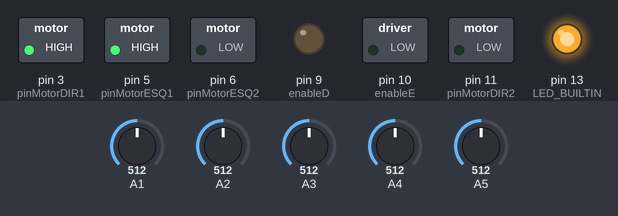
Bench run of a sketch on a simulated Arduino Uno, built with avr-gcc and run on an emulated ATmega328P. On the bench: switched loads named in the sketch (green lamp = pin HIGH), output pins drawn as LEDs (lit = HIGH). Inputs (shaded band) come from the test bench; at power-on: A1 = 512, A2 = 512, A3 = 512, A4 = 512, A5 = 512. What the sketch prints to the serial monitor is not drawn.

Above: at 0.6 s.
At 19.7 s:
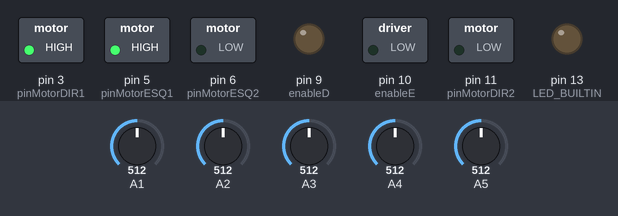
At 23.2 s:
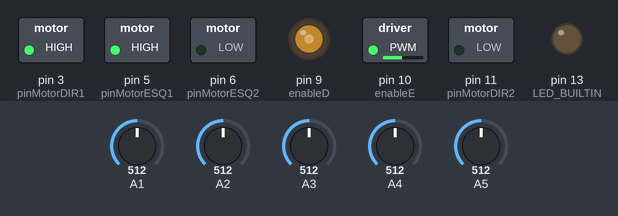
Timing chart, 0 to 24.7 s (numbered marks = the images above):
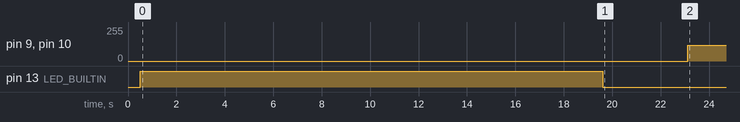

Measured:
- by itself, pin 9 (enableD), pin 10 (enableE): 0/255 → 120/255 at 23.1 s

The sketch:

LFS_1.1.ino
```cpp
#include <QTRSensors.h>

// Definição dos pinos dos motores e controle
int pinMotorESQ1 = 5;
int pinMotorESQ2 = 6;
int pinMotorDIR1 = 3;
int pinMotorDIR2 = 11;
int enableD = 9;
int enableE = 10;

// Instanciação do sensor QTR
QTRSensors qtr;
const uint8_t SensorCount = 5;
uint16_t sensorValues[SensorCount];

// Constantes PID
const double Kp = 0.55;
const double Kd = 0.5;
double lastError = 0;

// Limite máximo de velocidade
int max_spd = 120;

void calibrate() {
  delay(1500);
  pinMode(13, OUTPUT);
  digitalWrite(13, HIGH);

  for (uint16_t i = 0; i < 700; i++) {

    qtr.calibrate();
    Serial.println(i);

  }

  digitalWrite(13, LOW);
  delay(3000);
}

void controlarMotores(int leftSpeed, int rightSpeed) {
  // Limitar a velocidade
  leftSpeed = constrain(leftSpeed, 40, max_spd);
  rightSpeed = constrain(rightSpeed, 40, max_spd);

  // Controla os motores
  analogWrite(enableE, leftSpeed);
  analogWrite(enableD, rightSpeed);
}

void setup() {
  Serial.begin(9600);

  pinMode(pinMotorDIR1, OUTPUT);
  pinMode(pinMotorESQ1, OUTPUT);
  pinMode(pinMotorDIR2, OUTPUT);
  pinMode(pinMotorESQ2, OUTPUT);
  pinMode(enableD, OUTPUT);
  pinMode(enableE, OUTPUT);

  // Inicializa motores

  digitalWrite(pinMotorESQ1, HIGH);
  digitalWrite(pinMotorESQ2, LOW);
  digitalWrite(pinMotorDIR1, HIGH);
  digitalWrite(pinMotorDIR2, LOW);

  qtr.setTypeAnalog();
  qtr.setSensorPins((const uint8_t[]){A1, A2, A3, A4, A5}, SensorCount);

  delay(500);
  pinMode(LED_BUILTIN, OUTPUT);
  digitalWrite(LED_BUILTIN, HIGH); // Indica modo de calibração

  calibrate();

  delay(500);
  Serial.println("pronto");
}

void loop() {
  // Leitura da posição da linha
  int position = qtr.readLineBlack(sensorValues);

  // Calcula o erro
  float error = 2000 - position; // Ajuste conforme a necessidade

  // Cálculo PID
  float ajusto = Kp * error + Kd * (error - lastError);

  // Atualiza o erro anterior
  lastError = error;

  // Ajusta as velocidades dos motores com base no PID
  float leftSpeed = max_spd - ajusto;
  float rightSpeed = max_spd + ajusto;

  Serial.println(position);


  // Controla os motores
  controlarMotores(leftSpeed, rightSpeed);

}
```
